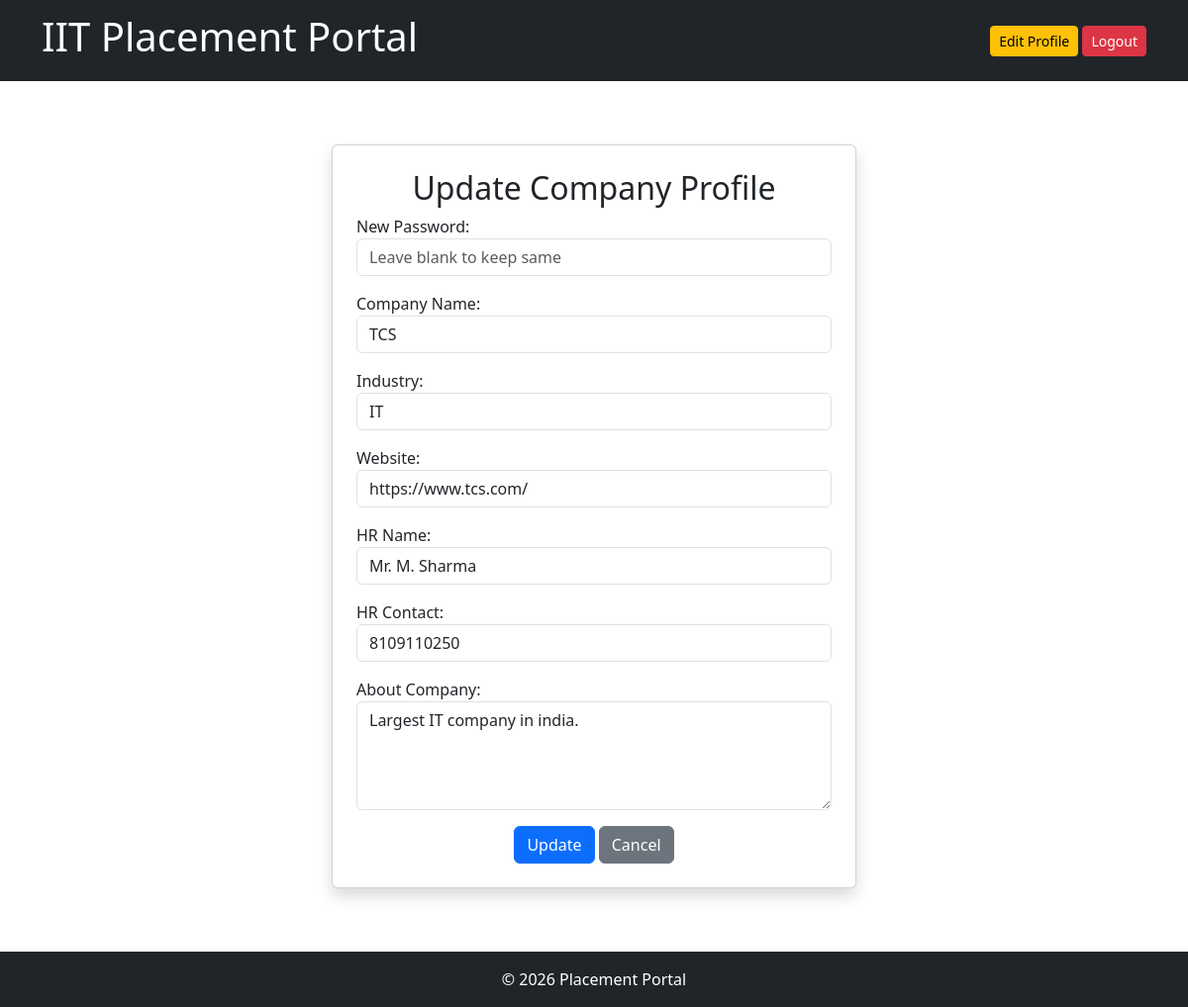
The app's page /company_dashboard/edit_profile (signed in) with its own data.
### Mad placement app/models.py (models this page shows)
class Company(db.Model):
    __tablename__ = "companies"
    id = db.Column(db.Integer, db.ForeignKey('users.id'), primary_key=True)
    name = db.Column(db.String(100), nullable=False)
    industry = db.Column(db.String(50), nullable=False)
    website = db.Column(db.String(200))
    hr_name = db.Column(db.String(100), nullable=False)
    hr_contact = db.Column(db.String(20), nullable=False)
    about_company = db.Column(db.String(500))
    user = db.relationship('User', back_populates='company')
    placement_drives = db.relationship('Placement_drive', back_populates='company')

### Mad placement app/app.py (the view, shortened to what this page needs)
@app.route("/company_dashboard/edit_profile", methods=["GET", "POST"])
def company_edit_profile():
    if session.get("role") != "company":
        return "Unauthorized access"
    company = Company.query.get(session.get("user_id"))
    user = User.query.get(session.get("user_id"))
    return render_template("company_edit_profile.html", company=company)

### Mad placement app/templates/company_edit_profile.html (shortened to what this page needs)
{% extends 'base.html' %}
{% block content %}
<div class="container">
  <div class="row justify-content-center">
    <div class="col-md-8 col-lg-6 mb-3">
      <div class="card p-4 shadow mb-3 mt-4">
        <h2 class="text-center">Update Company Profile</h2>
        <form action="{{ url_for('company_edit_profile') }}" method="POST">
          <div class="mb-3">
            <label>New Password:</label>
            <input type="password" class="form-control" name="password" placeholder="Leave blank to keep same">
          </div>
          <div class="mb-3">
            <label>Company Name:</label>
            <input type="text" class="form-control" name="name" value="{{ company.name }}">
          </div>
          <div class="mb-3">
            <label>Industry:</label>
            <input type="text" class="form-control" name="industry" value="{{ company.industry }}">
          </div>
          <div class="mb-3">
            <label>Website:</label>
            <input type="url" class="form-control" name="website" value="{{ company.website or '' }}">
          </div>
          <div class="mb-3">
            <label>HR Name:</label>
            <input type="text" class="form-control" name="hr_name" value="{{ company.hr_name }}">
          </div>
          <div class="mb-3">
            <label>HR Contact:</label>
            <input type="tel" class="form-control" name="hr_contact" value="{{ company.hr_contact }}">
          </div>
          <div class="mb-3">
            <label>About Company:</label>
            <textarea class="form-control" name="about" rows="4">{{ company.about_company or '' }}</textarea>
          </div>
          <div class="text-center">
            <button class="btn btn-primary">Update</button>
            <a href="{{ url_for('company_dashboard') }}" class="btn btn-secondary">Cancel</a>
          </div>
        </form>
      </div>
    </div>
  </div>
</div>
{% endblock %}

### records on screen
Company: name "TCS", industry "IT", website "https://www.tcs.com/", hr_name "Mr. M. Sharma", hr_contact "8109110250", about "Largest IT company in india."
